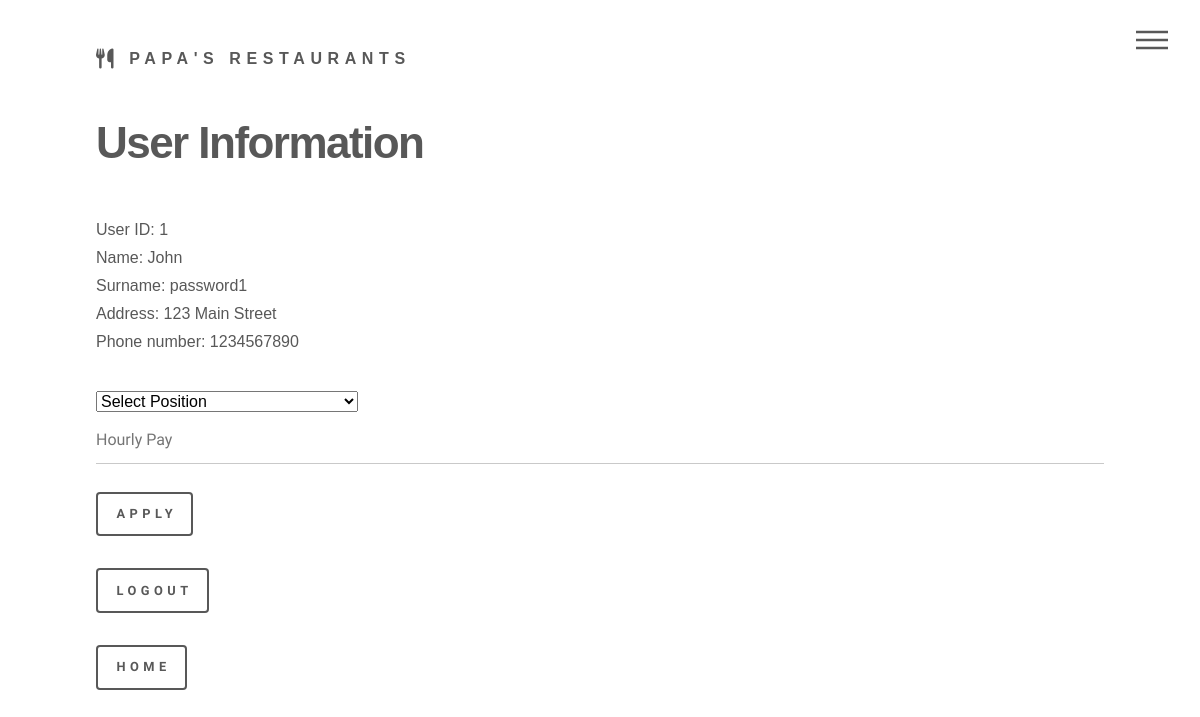
/profiles.php?user_ID=me (signed in), run on the app's committed database.
### tables this page shows
CREATE TABLE `customers` (
  `user_ID` int(255) NOT NULL,
  `name` varchar(50) NOT NULL,
  `surname` varchar(50) NOT NULL,
  `address` varchar(100) NOT NULL,
  `phone` varchar(15) NOT NULL
);

### profiles.php (the view, shortened to what this page needs)
<!DOCTYPE HTML>
<html>
<head>
    <link rel="stylesheet" href="assets/bootstrap/css/bootstrap.min.css" />
    <link rel="stylesheet" href="assets/css/index.css" />
</head>
<body class="is-preload">
    <div id="wrapper">
        <div id="main">
            <div class="inner">
<?php
if (!isset($_SESSION['user_ID']) || ($_SESSION['user_ID'] != 1 && $_GET['user_ID'] !== 'me')) {
    echo "<script>alert('Login required');</script>";
    echo "<script>window.location = 'login.php';</script>";
    exit();
} else {
    $servername = "localhost";
    $username = "root";
    $password = "";
    $dbname = "htc";
    $conn = new mysqli($servername, $username, $password, $dbname);
    if($_GET['user_ID'] == 'me'){
        $user_ID = $_SESSION['user_ID'];
    } else {
        $user_ID = $_GET['user_ID'];
    }
    $sql = "SELECT * FROM employees WHERE user_ID='$user_ID'";
    $result = $conn->query($sql);
    if ($result->num_rows > 0) {
        while ($row = $result->fetch_assoc()) {
            $jobName = "";
            $jobSql = "SELECT jobName FROM jobs WHERE position_ID=" . $row['position_ID'];
            $jobResult = $conn->query($jobSql);
            if ($jobResult->num_rows > 0) {
                $jobRow = $jobResult->fetch_assoc();
                $jobName = $jobRow['jobName'];
            }
            if($_GET['user_ID'] == 'me' || $_GET['user_ID'] == $_SESSION['user_ID']){
                echo "<h1>Welcome, ".$row['name']." ".$row['surname']."</h1>";
            } else {
                echo "<h1>User Information</h1>";
            }
            echo "<p>User ID: ".$user_ID."<br>Name: ".$row['name']."<br>Surname: ".$row['surname']."<br>Job title: ".$jobName."<br>Address: ".$row['address']."<br>Phone number: ".$row['phone']."<br>Hired: ".$row['hireDate']."<br>Hourly pay: ".$row['hourPay']."</p>";
?>
            <form action="retire.php" method="post">
                <input type="hidden" name="user_ID" value="<?php echo $user_ID; ?>">
                <input type="submit" value="Retire">
            </form>
<?php
        }
    } else {
        $sql = "SELECT * FROM customers WHERE user_ID='$user_ID'";
        $result = $conn->query($sql);
        if ($result->num_rows > 0) {
            while ($row = $result->fetch_assoc()) {
                echo "<h1>User Information</h1>";
                echo "<p>User ID: ".$user_ID."<br>Name: ".$row['name']."<br>Surname: ".$row['surname']."<br>Address: ".$row['address']."<br>Phone number: ".$row['phone']."</p>";
?>
                <form action="apply_employee.php" method="post">
                    <select name="position_ID" required>
                        <option value="" disabled selected>Select Position</option>
<?php
                        $sql = "SELECT position_ID, jobName FROM jobs";
                        $result = $conn->query($sql);
?>
                    </select><br>
                    <input type="text" name="hourPay" placeholder="Hourly Pay" required><br>
                    <input type="submit" value="Apply">
                </form>
<?php
            }
        } else {
            echo "<p>User information not found for the provided user ID.</p>";
        }
    }
?>
            <form action="logout.php" method="post">
                <input type="submit" value="Logout">
            </form>
            <form action="index.php" method="post">
                <input type="submit" value="Home">
            </form>
<?php
    echo "<br>";
}
?>
            </div>
        </div>
    </div>
</body>
</html>

### data on the page
customers: name "John", surname "password1", address "123 Main Street", phone "1234567890"
